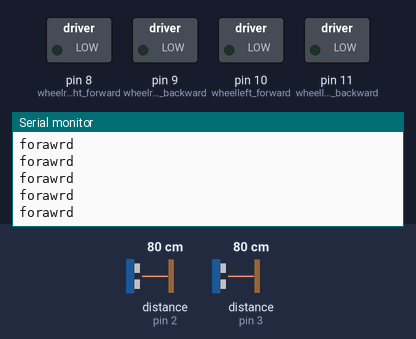
A sketch run on a simulated Arduino Uno, built with avr-gcc and run on an emulated ATmega328P. On the bench: switched loads named in the sketch (green lamp = pin HIGH), the last lines printed to the serial monitor. Wiring (inferred from the names in the program): 2 × ultrasonic range finder: trigger pin 4, echo pin 2 / trigger pin 5, echo pin 3. The test bench sets the inputs (shaded band); at power-on: distance to the obstacle (sensors on pin 2, pin 3) 80 cm. The echo pulse lasts 58.3 µs per cm; pins used as bus, display or sensor lines are not drawn.

Above: at 1.2 s.
1.3 s: distance to the obstacle (sensor on pin 2) set to 2 cm
At 2.4 s:
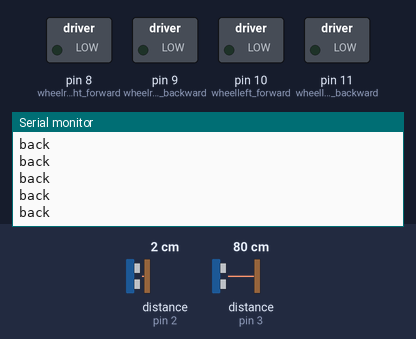
3.2 s: distance to the obstacle (sensor on pin 3) set to 120 cm
6.2 s: distance to the obstacle (sensor on pin 2) set to 9 cm
At 6.7 s:
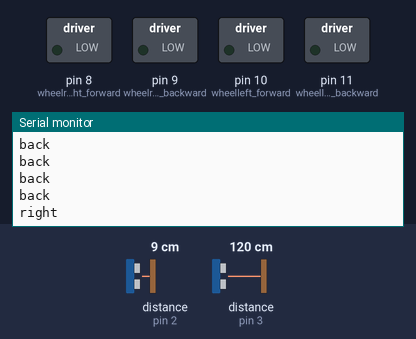

Measured:
- after the input at 1.3 s, the serial monitor: prints a new line at once (image 1)
- after the input at 6.2 s, the serial monitor: prints a new line at once (image 2)

The sketch:

obstacleavoid_doubleultra.ino
```cpp
int trig1=4,trig2=5;
int echo1=2,echo2=3;
unsigned long t1,t2;
int wheelleft_forward=10,wheelright_forward=8,wheelright_backward=9,wheelleft_backward=11;
int d1,d2;
void setup() {
  // put your setup code here, to run once:
pinMode(trig1,OUTPUT);
pinMode(trig2,OUTPUT);
pinMode(wheelleft_forward,OUTPUT);
pinMode(wheelright_forward,OUTPUT);
pinMode(wheelleft_backward,OUTPUT);
pinMode(wheelright_backward,OUTPUT);


Serial.begin(9600);
}
unsigned long pulse(int echo)
{unsigned long t1,t2;
  while(digitalRead(echo)==LOW);//wait till it goes high
  t1=micros();
  while(digitalRead(echo)==HIGH);//wait till it goes back low
t2=micros();
return t2-t1;

}
void bruteStop()
{
//reverse
while(d1<8||d2<8)
{/*digitalWrite(wheelleft_backward,1);
  digitalWrite(wheelright_backward,1);
digitalWrite(wheelleft_forward,0);
  digitalWrite(wheelright_forward,0);
 //delay(2000);*/
 ultra(trig1);
  t1=pulse(echo1);
  ultra(trig2);

  t2=pulse(echo2);
  d1=getdist(t1);
  d2=getdist(t2);
Serial.println("back");
}
 if(d1<d2)
{ /*digitalWrite(wheelleft_forward,0);
  digitalWrite(wheelright_forward,1);
digitalWrite(wheelleft_backward,1);
  digitalWrite(wheelright_backward,0);
  */Serial.println("right");
  delay(1000);}
  else
  {/*digitalWrite(wheelleft_forward,1);
  digitalWrite(wheelright_forward,0);
  digitalWrite(wheelleft_backward,0);
  digitalWrite(wheelright_backward,1);
  */
  Serial.println("left");
  delay(1000);
  }
}

void ultra(int trig)
{
  digitalWrite(trig,LOW);
delayMicroseconds(10);
digitalWrite(trig,HIGH);
delayMicroseconds(10);
digitalWrite(trig,LOW);
  }

int getdist(unsigned long t)
{
int d=0.034*t/2;
return d;

}


void loop() {
  // put your main code here, to run repeatedly:
digitalWrite(trig1,LOW);
delayMicroseconds(10);
digitalWrite(trig1,HIGH);
delayMicroseconds(10);
digitalWrite(trig1,LOW);
t1=pulse(echo1);
digitalWrite(trig2,LOW);
delayMicroseconds(10);
digitalWrite(trig2,HIGH);
delayMicroseconds(10);
digitalWrite(trig2,LOW);
t2=pulse(echo2);
d1=t1/2*0.034;//d1 left d2 right
d2=t2/2*0.034;
if(d1<8||d2<8)
bruteStop();

if(d1<d2)
{
  if(d1<20)
  {while(d1<20){
    /*digitalWrite(wheelleft_forward,0);
    digitalWrite(wheelright_forward,1);
    digitalWrite(wheelleft_backward,1);
    digitalWrite(wheelright_backward,0);
    //delay(1000);
    */
    Serial.println("left");

   ultra(trig1);
   t1=pulse(echo1);
   d1=getdist(t1);

  }
  //Serial.println(d1);
  }}

else if (d2<20)
{while(d2<20)
{/*digitalWrite(wheelleft_forward,1);
  digitalWrite(wheelright_forward,0);
  digitalWrite(wheelleft_backward,0);
  digitalWrite(wheelright_backward,1);
   */
   //delay(1000);
   Serial.println("left");

  ultra(trig2);
  t2=pulse(echo2);
  d2=getdist(t2);
}
}


if(d1>20&&d2>20)
{while(d1>20&&d2>20)
  {/*digitalWrite(wheelleft_forward,1);
  digitalWrite(wheelright_forward,HIGH);
  digitalWrite(wheelleft_backward,0);
  digitalWrite(wheelright_backward,0);
  *///delay(1000);

  ultra(trig1);
  t1=pulse(echo1);
  ultra(trig2);
 Serial.println("forawrd");
  t2=pulse(echo2);
  d1=getdist(t1);
  d2=getdist(t2);
  }}


/*Serial.print("dist1:");
Serial.println(d1);
Serial.print("dist2:");
Serial.print(d2);


*/
}
```
